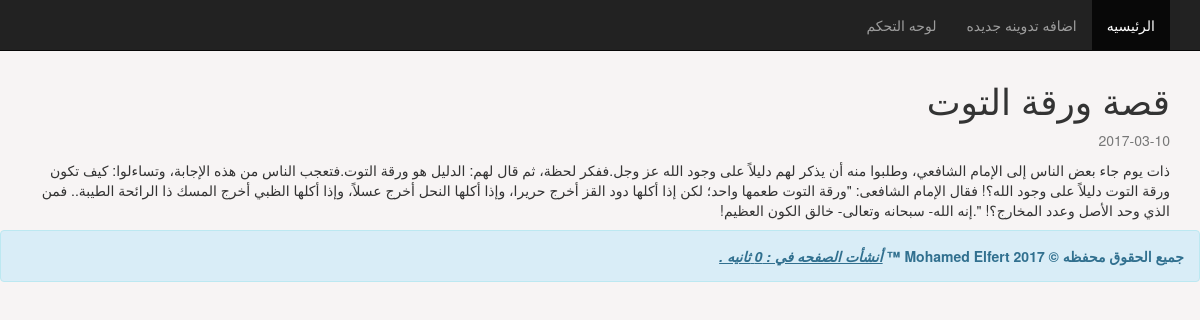
Screenshot of /post.php?id=5 with the database file from the repository.
### tables this page shows
CREATE TABLE `posts` (
  `id` int(11) NOT NULL,
  `title` varchar(255) NOT NULL,
  `subject` text NOT NULL,
  `created_at` date NOT NULL
);

### post.php (the view)
<?php
require 'connect.php';
require 'header.php';
$id = $_GET['id'];
if(isset($id)){
    $stmnt = $conn->query("SELECT * FROM posts WHERE id = '$id'");
    $row = $stmnt->fetch(PDO::FETCH_OBJ);
    $count = $stmnt->rowCount();
    if($count > 0){
        ?>
            <div class='container'>
                <h1><?php echo $row->title ?></h1>
                <p class='text-muted'><?php echo $row->created_at ?></p>
                <p><?php echo $row->subject ?></p>
            </div>
        <?php
    }else{
        echo '<h3 class="alert alert-success">لا يوجد أي محتوي .</h3>';
    }
}
require 'footer.php';
?>

### css/style.css (style rules this page uses)
body { background-color: #f7f4f4; padding-top: 60px; }

### rows the page displays
posts: title "قصة ورقة التوت", created_at "2017-03-10", subject "ذات يوم جاء بعض الناس إلى الإمام الشافعي، وطلبوا منه أن يذكر لهم دليلاً على وجود الله عز وجل.ففكر لحظة، ثم قال لهم: الدليل هو ورقة التوت.فتعجب الناس من هذه الإجابة، وتساءلوا: كيف تكون ورقة التوت دليلاً على وجود الله؟! فقال الإمام الشافعى: \"ورقة التوت طعمها واحد؛ لكن إذا أكلها دود القز أخرج حريرا، وإذا أكلها النحل أخرج عسلاً، وإذا أكلها الظبي أخرج المسك ذا الرائحة الطيبة.. فمن الذي وحد الأصل وعدد المخارج؟! \".إنه الله- سبحانه وتعالى- خالق الكون العظيم!"

### other values shown
$takentime "0"
